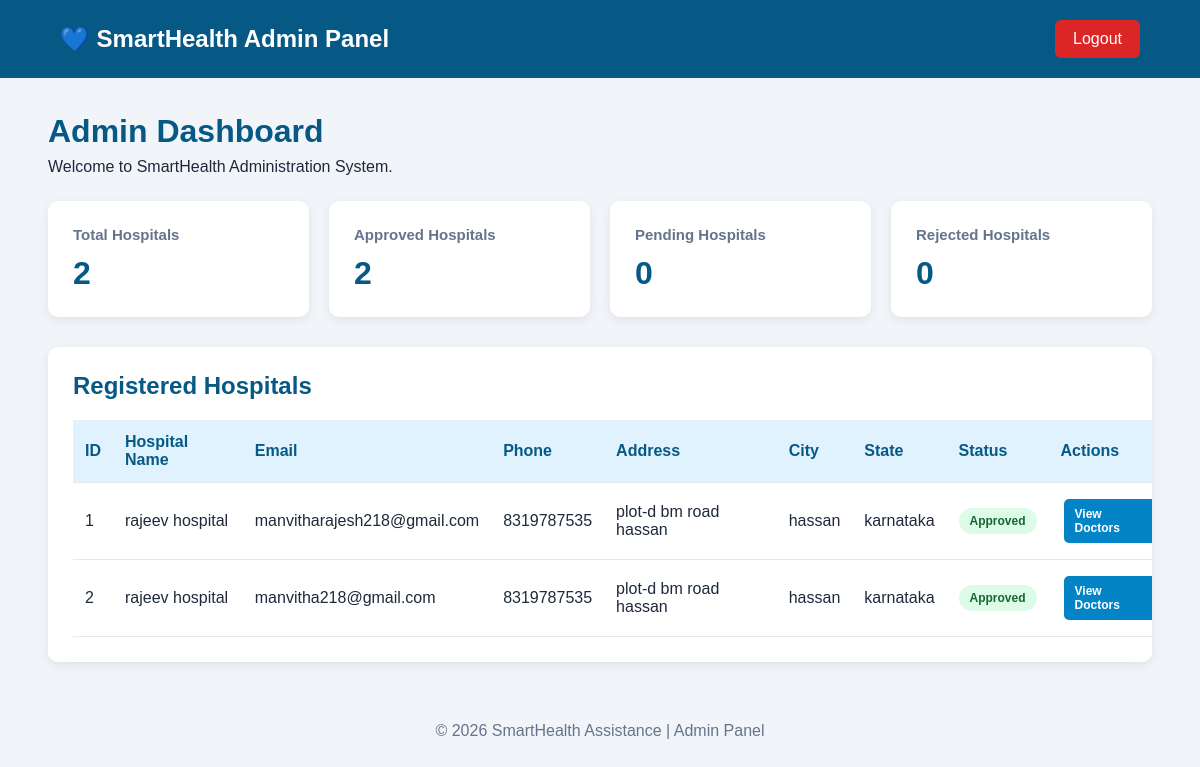
Page /admin-dashboard (signed in) on the committed database.
### tables this page shows
CREATE TABLE hospitals (
            id INTEGER PRIMARY KEY AUTOINCREMENT,
            hospital_name TEXT NOT NULL,
            email TEXT UNIQUE NOT NULL,
            password TEXT NOT NULL,
            phone TEXT NOT NULL,
            address TEXT NOT NULL,
            city TEXT NOT NULL,
            state TEXT NOT NULL,
            latitude REAL,
            longitude REAL,
            status TEXT DEFAULT 'pending'
        );

### app.py (the view)
@app.route("/admin-dashboard")
@admin_required
def admin_dashboard():
    conn = get_db()
    hospitals = conn.execute(
        "SELECT * FROM hospitals"
    ).fetchall()
    conn.close()
    return render_template(
        "admin_dashboard.html",
        hospitals=hospitals
    )

### app.py (called while the page is built)
def admin_required(f):
    @wraps(f)
    def decorated_function(*args, **kwargs):
        if "admin_id" not in session:
            return redirect(url_for("admin_login"))
        return f(*args, **kwargs)
    return decorated_function

def get_db():
    conn = sqlite3.connect(DATABASE)
    conn.row_factory = sqlite3.Row
    return conn

### templates/admin_dashboard.html (shortened to what this page needs)
<!DOCTYPE html>
<html lang="en">
<head>
</head>
<body>
<header>
    <h2>💙 SmartHealth Admin Panel</h2>
    <a href="{{ url_for('admin_logout') }}"
       class="logout"
       onclick="return confirm('Are you sure you want to logout?');">
        Logout
    </a>
</header>
<div class="container">
    <div class="welcome">
        <h1>Admin Dashboard</h1>
        <p>Welcome to SmartHealth Administration System.</p>
    </div>
    <div class="stats">
        <div class="stat-card">
            <h3>Total Hospitals</h3>
            <p>{{ hospitals|length }}</p>
        </div>
        <div class="stat-card">
            <h3>Approved Hospitals</h3>
            <p>
                {{ hospitals|selectattr('status', 'equalto', 'approved')|list|length }}
            </p>
        </div>
        <div class="stat-card">
            <h3>Pending Hospitals</h3>
            <p>
                {{ hospitals|selectattr('status', 'equalto', 'pending')|list|length }}
            </p>
        </div>
        <div class="stat-card">
            <h3>Rejected Hospitals</h3>
            <p>
                {{ hospitals|selectattr('status', 'equalto', 'rejected')|list|length }}
            </p>
        </div>
    </div>
    <div class="table-container">
        <h2>Registered Hospitals</h2>
        {% if hospitals %}
        <table>
            <thead>
                <tr>
                    <th>ID</th>
                    <th>Hospital Name</th>
                    <th>Email</th>
                    <th>Phone</th>
                    <th>Address</th>
                    <th>City</th>
                    <th>State</th>
                    <th>Status</th>
                    <th>Actions</th>
                </tr>
            </thead>
            <tbody>
                {% for hospital in hospitals %}
                <tr>
                    <td>{{ hospital.id }}</td>
                    <td>{{ hospital.hospital_name }}</td>
                    <td>{{ hospital.email }}</td>
                    <td>{{ hospital.phone }}</td>
                    <td>{{ hospital.address }}</td>
                    <td>{{ hospital.city }}</td>
                    <td>{{ hospital.state }}</td>
                    <td>
                        <span class="status {{ hospital.status|lower }}">
                            {{ hospital.status }}
                        </span>
                    </td>
                    <td>
                        <a href="{{ url_for('admin_hospital_doctors', hospital_id=hospital.id) }}"
                           class="action-btn view-btn">
                            View Doctors
                        </a>
                    </td>
                </tr>
                {% endfor %}
            </tbody>
        </table>
        {% else %}
        <div class="empty">
            <h3>No Hospitals Registered Yet</h3>
            <p>Registered hospitals will appear here.</p>
        </div>
        {% endif %}
    </div>
</div>
<footer>
    © 2026 SmartHealth Assistance | Admin Panel
</footer>
</body>
</html>

### templates/admin_dashboard.html (style rules this page uses)
* { margin: 0; padding: 0; box-sizing: border-box; font-family: Arial, sans-serif; }
body { background: #f1f5f9; color: #1e293b; }
header { background: #075985; color: white; padding: 20px 5%; display: flex; justify-content: space-between; align-items: center; flex-wrap: wrap; gap: 15px; }
header h2 { font-size: 24px; }
.logout { background: #dc2626; color: white; padding: 10px 18px; border-radius: 6px; text-decoration: none; }
.container { width: 92%; max-width: 1250px; margin: 35px auto; }
.welcome { margin-bottom: 25px; }
.welcome h1 { color: #075985; margin-bottom: 8px; }
.stats { display: grid; grid-template-columns: repeat(auto-fit, minmax(190px, 1fr)); gap: 20px; margin-bottom: 30px; }
.stat-card { background: white; padding: 25px; border-radius: 10px; box-shadow: 0 3px 10px rgba(0,0,0,0.08); }
.stat-card h3 { color: #64748b; font-size: 15px; }
.stat-card p { color: #075985; font-size: 32px; font-weight: bold; margin-top: 12px; }
.table-container { background: white; padding: 25px; border-radius: 10px; box-shadow: 0 3px 10px rgba(0,0,0,0.08); overflow-x: auto; }
.table-container h2 { color: #075985; margin-bottom: 20px; }
table { width: 100%; min-width: 1100px; border-collapse: collapse; }
th, td { padding: 13px 12px; text-align: left; border-bottom: 1px solid #e2e8f0; }
th { background: #e0f2fe; color: #075985; }
.status { display: inline-block; padding: 6px 11px; border-radius: 20px; font-size: 12px; font-weight: bold; text-transform: capitalize; }
.approved { background: #dcfce7; color: #166534; }
.action-btn { display: inline-block; padding: 8px 11px; border: none; border-radius: 5px; color: white; cursor: pointer; text-decoration: none; font-size: 12px; font-weight: bold; margin: 3px; }
.view-btn { background: #0284c7; }
footer { text-align: center; padding: 25px; color: #64748b; margin-top: 30px; }

### rows in the picture
hospitals: id "1", hospital_name "rajeev hospital", email "manvitharajesh218@gmail.com", phone "8319787535", address "plot-d bm road hassan", city "hassan", state "karnataka", status "Approved"
hospitals: id "2", hospital_name "rajeev hospital", email "manvitha218@gmail.com", phone "8319787535", address "plot-d bm road hassan", city "hassan", state "karnataka", status "Approved"

### other values in the picture
{{ hospitals|length }} "2"
{{ hospitals|selectattr('status', 'equalto', 'approved')|list|length }} "2"
{{ hospitals|selectattr('status', 'equalto', 'pending')|list|length }} "0"
{{ hospitals|selectattr('status', 'equalto', 'rejected')|list|length }} "0"
